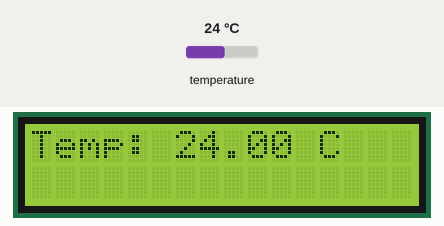
Bench run of a sketch on a simulated ESP32. On the bench: 16×2 character LCD. The test bench sets the inputs (shaded band); at power-on: temperature 24 °C.

Above: at 3.2 s.
3.3 s: temperature set to 12 °C
At 6.8 s:
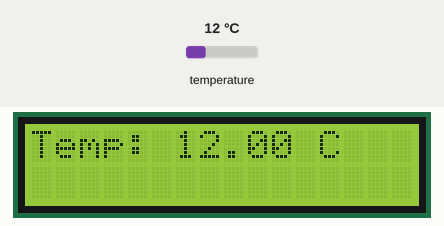
7.1 s: temperature set to 19 °C
At 9.5 s:
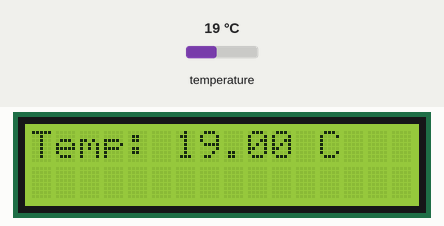
10.8 s: temperature set to 28 °C
At 12.0 s:
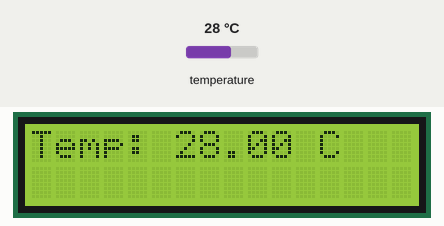
Timing chart, 0 to 13.8 s (numbered marks = the images above; inputs shaded):
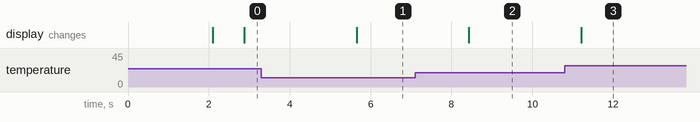

The sketch:

temperature.ino
```cpp
#include <OneWire.h>
#include <DallasTemperature.h>
#include <Wire.h>
#include <LiquidCrystal_I2C.h>

// Define the one-wire bus pin and DS18B20 sensor setup
#define ONE_WIRE_BUS 15 // GPIO15 for DS18B20 data pin
OneWire oneWire(ONE_WIRE_BUS);
DallasTemperature sensors(&oneWire);

// Define the LCD address (0x27 is common, might be different for your LCD)
LiquidCrystal_I2C lcd(0x27, 16, 2);  // 16x2 LCD, I2C address 0x27

void setup() {
  // Start the serial communication
  Serial.begin(115200);

  // Start the I2C communication for LCD
  Wire.begin(21, 22); // SDA, SCL pins for ESP32
  lcd.init();          // Initialize the LCD
  lcd.backlight();     // Turn on backlight
  lcd.setCursor(0, 0);
  lcd.print("Initializing...");

  // Initialize the DS18B20 sensor
  sensors.begin();

  delay(2000);
  lcd.clear();
}

void loop() {
  sensors.requestTemperatures();  // Request temperature from the DS18B20 sensor
  float tempC = sensors.getTempCByIndex(0); // Get temperature in Celsius

  // Display the temperature on the LCD
  lcd.setCursor(0, 0);              // Set the cursor to the first line
  lcd.print("Temp: ");              // Print the label
  lcd.setCursor(6, 0);              // Move the cursor to print the temperature value
  lcd.print(tempC);                 // Print the temperature value
  lcd.print(" C");                  // Print the unit

  delay(2000);  // Wait for 2 seconds before updating again
}
```

Measured:
- after the input at 3.3 s, the display: changes after 2.4 s (image 1)
- after the input at 7.1 s, the display: changes after 1.3 s (image 2)
- after the input at 10.8 s, the display: changes after 0.41 s (image 3)
